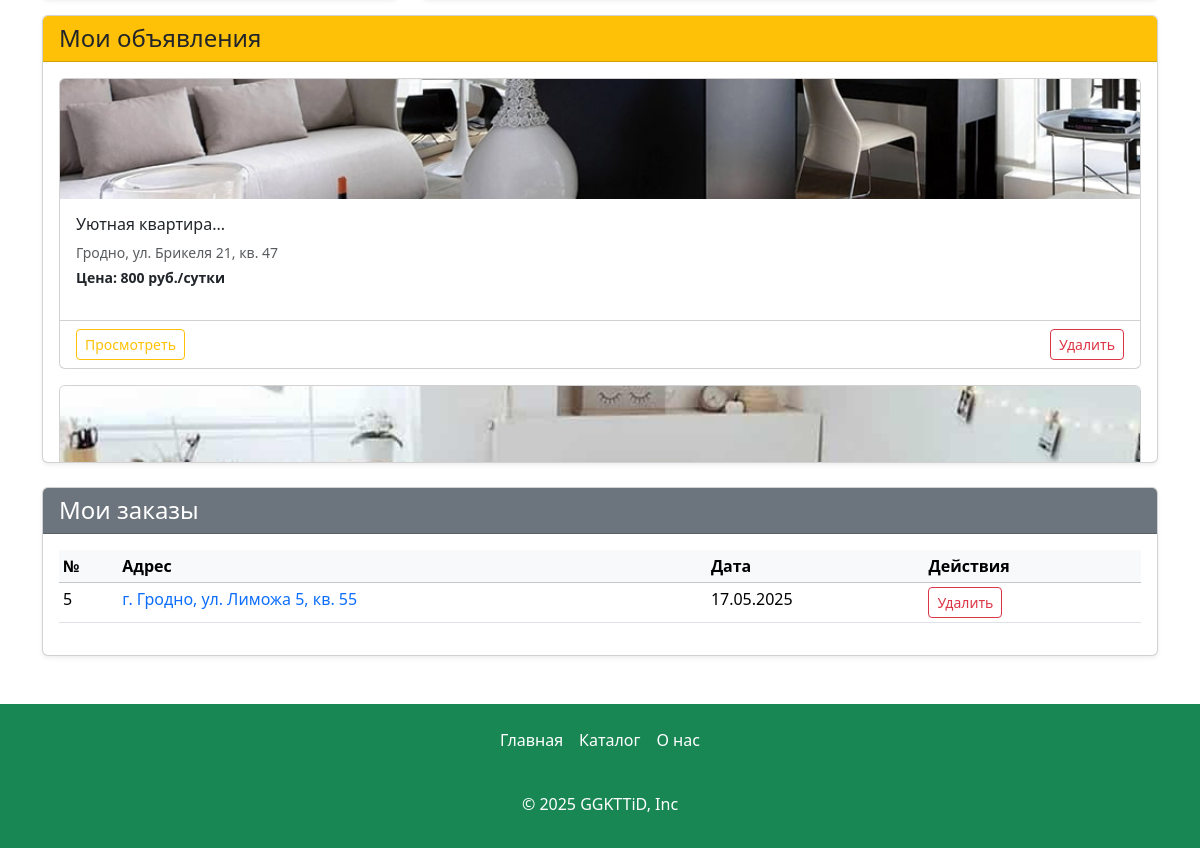
The page /profile (signed in, lower part) on the database as committed earlier.
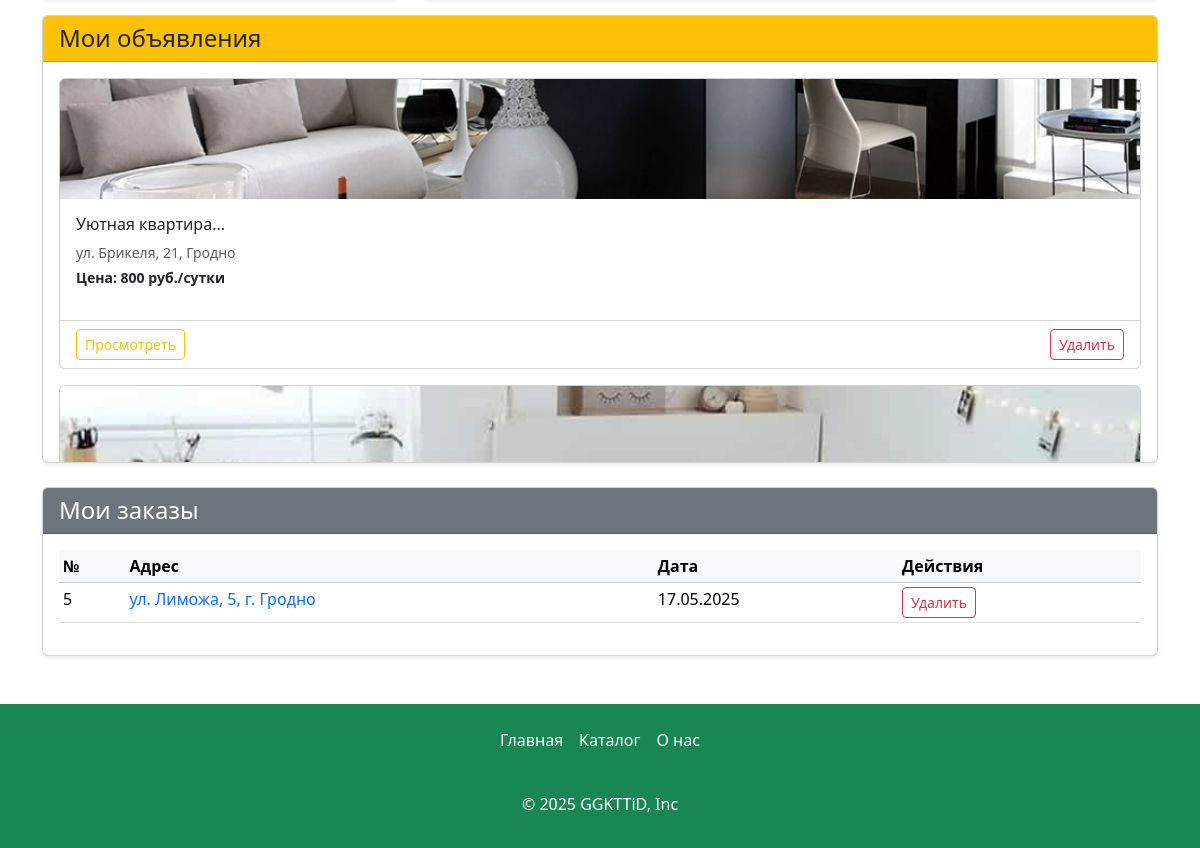
The same page on the database as committed later.
### app.py (models this page shows, shortened)
class Articles(db.Model):
    id = db.Column(db.Integer,primary_key=True)
    title = db.Column(db.String(100))
    text = db.Column(db.Text)
    image_name = db.Column(db.String(100))
    category = db.Column(db.String(100))
    price = db.Column(db.Integer)
    type_app = db.Column(db.String(100))
    address= db.Column(db.String(100))
    count_rooms = db.Column(db.Integer)
    id_user = db.Column(db.Integer, db.ForeignKey('users.id'))
    orders = db.relationship('Orders', backref='article', lazy=True)
    images = db.relationship('Image', backref='article', lazy=True, cascade="all, delete-orphan")

class Orders(db.Model):
    id = db.Column(db.Integer,primary_key=True)
    id_user = db.Column(db.Integer, db.ForeignKey('users.id'))
    id_article = db.Column(db.Integer, db.ForeignKey('articles.id'))
    date = db.Column(db.DateTime)

### app.py (the view, shortened to what this page needs)
@app.route('/profile', methods=['GET', 'POST'])
def profile():
    if not 'name' in session:
        abort(401)
    total_user = Users.query.filter_by(email=session['name']).first()
    articles = Articles.query.filter_by(id_user=total_user.id).all()
    orders = Orders.query.filter_by(id_user=total_user.id).join(Articles).all()
    return render_template("profile.html",articles=articles,orders=orders)

### app.py (called while the page is built)
@app.context_processor
def inject_unread_messages():
    if 'name' in session:
        current_user = Users.query.filter_by(email=session['name']).first()
        unread_count = Messages.query.filter_by(recipient_id=current_user.id, is_read=False).count()
        return dict(unread_messages=unread_count)
    return dict(unread_messages=0)

@app.context_processor
def inject_user():
    def get_user_name():
        if 'name' in session:
            return Users.query.filter_by(email=session['name']).first()
    return dict(active_user=get_user_name())

### templates/profile.html (shortened to what this page needs)
{% extends 'base.html' %}
{% block main %}
<main>
    <div class="container my-5">
         <div class="card mb-4 shadow-sm">
          <div class="card-header bg-warning text-dark">
              <h4 class="my-0 fw-normal">Мои объявления</h4>
          </div>
          <div class="card-body" style="max-height: 400px; overflow-y: auto;">
              {% if articles %}
              <div class="row row-cols-1 g-3">
                  {% for article in articles %}
                  <div class="col">
                      <div class="card h-100">
                          <img src="../static/img/upload/{{article.image_name}}" class="card-img-top" alt="{{article.title}}" style="height: 120px; object-fit: cover;">
                          <div class="card-body">
                              <h6 class="card-title">{{article.title|truncate(20)}}</h6>
                              <p class="text-muted small mb-1">{{article.address|truncate(25)}}</p>
                              <p class="fw-bold small">Цена: {{article.price}} руб./{% if article.type_app == "Посуточная" %}сутки{% else %}месяц{% endif %}</p>
                          </div>
                          <div class="card-footer bg-transparent py-2">
                              <div class="d-flex justify-content-between">
                                  <a href="/card/{{article.id}}" class="btn btn-sm btn-outline-warning">
                                      Просмотреть
                                  </a>
                                  <a href="/delete-article/{{article.id}}" class="btn btn-sm btn-outline-danger">
                                      Удалить
                                  </a>
                              </div>
                          </div>
                      </div>
                  </div>
                  {% endfor %}
              </div>
              {% else %}
              <div class="text-center py-4">
                  <i class="bi bi-info-circle fs-1 text-muted"></i>
                  <p class="text-muted">У вас пока нет объявлений</p>
              </div>
              {% endif %}
          </div>
      </div>
        <div class="card shadow-sm">
          <div class="card-header bg-secondary text-white">
              <h4 class="my-0 fw-normal">Мои заказы</h4>
          </div>
          <div class="card-body" style="max-height: 300px; overflow-y: auto;">
              {% if not orders %}
              <div class="text-center py-4">
                  <i class="bi bi-cart-x fs-1 text-muted"></i>
                  <p class="text-muted">У вас пока нет заказов</p>
              </div>
              {% else %}
              <div class="table-responsive">
                  <table class="table table-sm table-hover">
                      <thead class="table-light">
                          <tr>
                              <th scope="col">№</th>
                              <th scope="col">Адрес</th>
                               <th scope="col">Дата</th>
                              <th scope="col">Действия</th>
                          </tr>
                      </thead>
                      <tbody>
                          {% for order in orders %}
                          <tr>
                              <td>{{order.id}}</td>
                              <td><a href="/card/{{order.article.id}}" class="text-decoration-none">{{order.article.address}}</a></td>
                              <td>{{order.date.strftime('%d.%m.%Y')}}</td>
                              <td>
                                  <a href="/delete-order/{{order.id}}" class="btn btn-sm btn-outline-danger">
                                      Удалить
                                  </a>
                              </td>
                          </tr>
                          {% endfor %}
                      </tbody>
                  </table>
              </div>
              {% endif %}
          </div>
      </div>
    </div>
</main>
{% endblock %}

Rows that differ between the two databases and show on the page:
changed Articles "Уютная квартира...": address "Гродно, ул. Брикеля 21, кв. 47" → "ул. Брикеля, 21, Гродно"
changed through a linked row, Orders id 5: article.address "г. Гродно, ул. Лиможа 5, кв. 55" → "ул. Лиможа, 5, г. Гродно"
